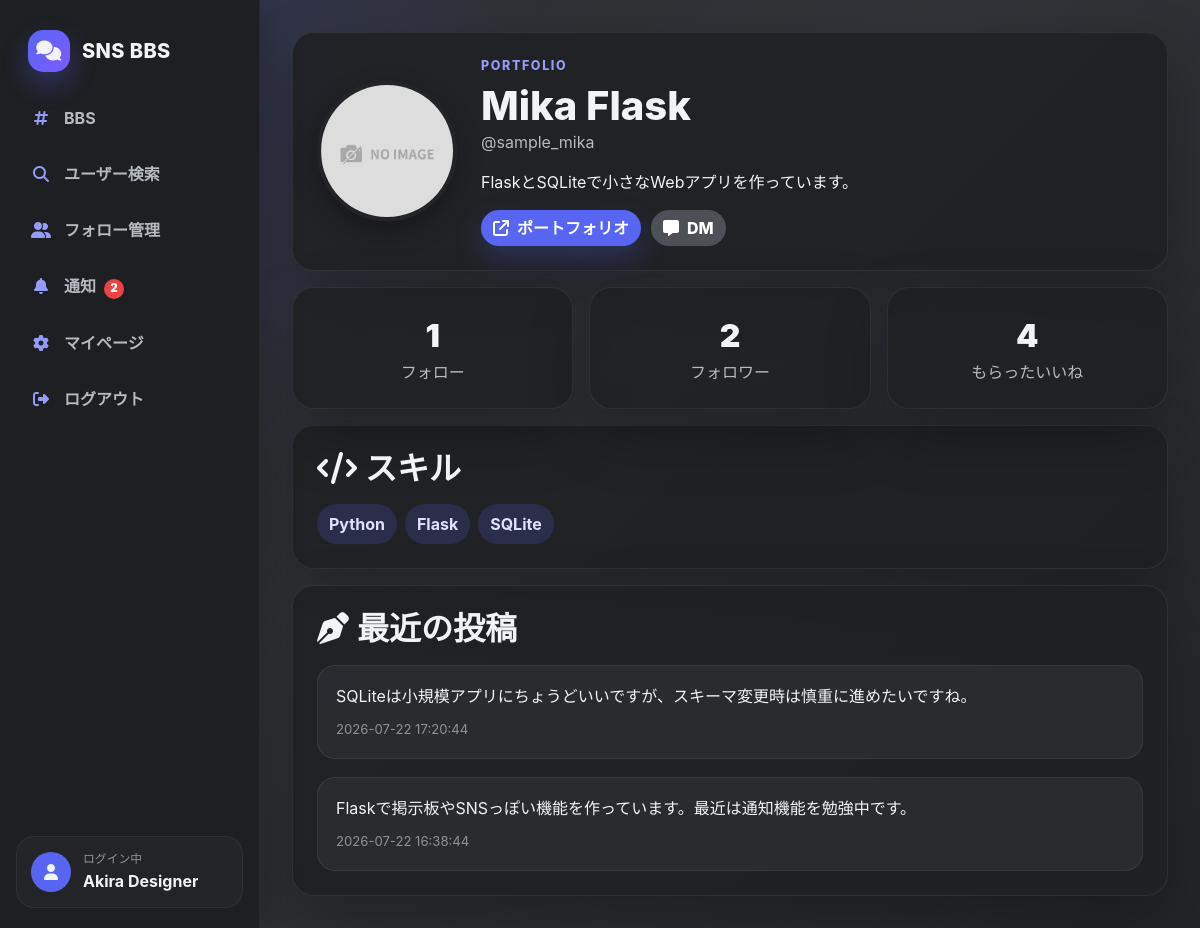
Screenshot of /profile/8 (signed in) with the database file from the repository.
### main/models.py (models this page shows, shortened)
class User(UserMixin, db.Model):
    id = db.Column(db.Integer, primary_key=True)
    username = db.Column(db.Text)
    login_user_id = db.Column(db.String(50), unique=True)
    password = db.Column(db.String(255))
    picture_path = db.Column(db.Text, nullable=True)
    bio = db.Column(db.Text, nullable=True)
    portfolio_url = db.Column(db.Text, nullable=True)
    skills = db.Column(db.Text, nullable=True)

class Entry(db.Model):
    id = db.Column(db.Integer, primary_key=True)
    date = db.Column(db.DateTime, default=datetime.now)
    name = db.Column(db.Text)
    article = db.Column(db.Text)
    thread_id = db.Column(db.Integer, db.ForeignKey('thread.id'), nullable=False)
    send_user_id = db.Column(db.Integer, db.ForeignKey('user.id'))
    likes = db.relationship('EntryLike', backref='entry', lazy=True, cascade='all, delete-orphan')
    replies = db.relationship('EntryReply', backref='entry', lazy=True, cascade='all, delete-orphan')

### main/views.py (the view)
@app.route('/profile/<int:user_id>')
@login_required
def profile(user_id):
    user = User.query.get_or_404(user_id)
    entries = Entry.query.filter_by(send_user_id=user.id).order_by(Entry.date.desc()).limit(10).all()
    likes_count = db.session.query(EntryLike).join(Entry).filter(Entry.send_user_id == user.id).count()
    follow_count = UserRelationship.query.filter_by(from_user_id=user.id).count()
    follower_count = UserRelationship.query.filter_by(to_user_id=user.id).count()
    return render_template(
        'profile.html',
        user=user,
        entries=entries,
        likes_count=likes_count,
        follow_count=follow_count,
        follower_count=follower_count,
        page_title=f'{user.username}のポートフォリオ',
    )

### main/views.py (called while the page is built)
@login_manager.user_loader
def load_user(user_id):
    return User.query.get(int(user_id))

def unread_notification_count():
    if not current_user.is_authenticated:
        return 0
    return Notification.query.filter_by(user_id=current_user.id, is_read=False).count()

@app.context_processor
def inject_notification_count():
    return {'unread_notification_count': unread_notification_count()}

### main/templates/profile.html
{% extends "layout.html" %}
{% from "macros.html" import validate_picture %}
{% block content %}
<section class="portfolio-hero discord-card">
    <div class="portfolio-avatar">{{ validate_picture(user) }}</div>
    <div class="portfolio-info">
        <p class="eyebrow">Portfolio</p>
        <h1>{{ user.username }}</h1>
        <p class="muted-text">@{{ user.login_user_id }}</p>
        <p>{{ user.bio or '自己紹介はまだありません。' }}</p>
        <div class="portfolio-actions">
            {% if user.portfolio_url %}
            <a class="btn btn-primary" href="{{ user.portfolio_url }}" target="_blank" rel="noopener">
                <i class="fa-solid fa-arrow-up-right-from-square me-2"></i>ポートフォリオ
            </a>
            {% endif %}
            {% if user.id != current_user.id %}
            <a class="btn btn-secondary" href="{{ url_for('chat', friend_id=user.id) }}">
                <i class="fa-solid fa-message me-2"></i>DM
            </a>
            {% endif %}
        </div>
    </div>
</section>
<div class="grid-cards mt-3">
    <article class="discord-card stat-card">
        <span>{{ follow_count }}</span>
        <p>フォロー</p>
    </article>
    <article class="discord-card stat-card">
        <span>{{ follower_count }}</span>
        <p>フォロワー</p>
    </article>
    <article class="discord-card stat-card">
        <span>{{ likes_count }}</span>
        <p>もらったいいね</p>
    </article>
</div>
<section class="discord-card mt-3">
    <h2 class="mb-3"><i class="fa-solid fa-code me-2"></i>スキル</h2>
    {% if user.skills %}
    <div class="skill-list">
        {% for skill in user.skills.split(',') %}
        <span>{{ skill.strip() }}</span>
        {% endfor %}
    </div>
    {% else %}
    <div class="empty-state">スキルはまだ登録されていません。</div>
    {% endif %}
</section>
<section class="discord-card mt-3">
    <h2 class="mb-3"><i class="fa-solid fa-pen-nib me-2"></i>最近の投稿</h2>
    {% if entries %}
    <div class="stack">
        {% for entry in entries %}
        <article class="thread-card">
            <p class="mb-2">{{ entry.article }}</p>
            <span class="message-meta">{{ entry.date.replace(microsecond=0) }}</span>
        </article>
        {% endfor %}
    </div>
    {% else %}
    <div class="empty-state">投稿はまだありません。</div>
    {% endif %}
</section>
{% endblock %}

### main/templates/layout.html (shortened to what this page needs)
<!DOCTYPE html>
<html lang="ja">
<head>
    <link href="https://cdn.jsdelivr.net/npm/bootstrap@5.1.3/dist/css/bootstrap.min.css" rel="stylesheet">
    <link rel="stylesheet" href="https://cdnjs.cloudflare.com/ajax/libs/font-awesome/6.7.2/css/all.min.css">
    <link rel="stylesheet" href="{{ url_for('static', filename='css/style.css') }}">
</head>
<body>
    <div class="app-shell">
        <aside class="discord-sidebar">
            <a class="brand" href="{{ url_for('bbs') }}">
                <span class="brand-icon"><i class="fa-solid fa-comments"></i></span>
                <span>SNS BBS</span>
            </a>
            <nav class="side-nav" aria-label="メインメニュー">
                {% if current_user.is_authenticated %}
                <a href="{{ url_for('bbs') }}"><i class="fa-solid fa-hashtag"></i><span>BBS</span></a>
                <a href="{{ url_for('user_search') }}"><i class="fa-solid fa-magnifying-glass"></i><span>ユーザー検索</span></a>
                <a href="{{ url_for('follow_management') }}"><i class="fa-solid fa-user-group"></i><span>フォロー管理</span></a>
                <a href="{{ url_for('notifications') }}"><i class="fa-solid fa-bell"></i><span>通知{% if unread_notification_count %}<b class="nav-badge">{{ unread_notification_count }}</b>{% endif %}</span></a>
                <a href="{{ url_for('setting') }}"><i class="fa-solid fa-gear"></i><span>マイページ</span></a>
                <a href="{{ url_for('logout') }}"><i class="fa-solid fa-right-from-bracket"></i><span>ログアウト</span></a>
                {% else %}
                <a href="{{ url_for('login') }}"><i class="fa-solid fa-right-to-bracket"></i><span>ログイン</span></a>
                <a href="{{ url_for('signup') }}"><i class="fa-solid fa-user-plus"></i><span>新規登録</span></a>
                {% endif %}
            </nav>
            {% if current_user.is_authenticated %}
            <div class="side-profile">
                <div class="avatar-mini"><i class="fa-solid fa-user"></i></div>
                <div>
                    <small>ログイン中</small>
                    <strong>{{ current_user.username }}</strong>
                </div>
            </div>
            {% endif %}
        </aside>
        <main class="content-area">
            {% block content %}{% endblock %}
        </main>
    </div>
    <div class="toast-container position-fixed top-0 end-0 p-3" id="toast-area"></div>
</body>
</html>

### main/static/css/style.css (style rules this page uses)
:root { --bg: #313338; --surface: #2b2d31; --surface-soft: #383a40; --surface-card: #1e1f22; --sidebar: #1e1f22; --sidebar-hover: #35373c; --text: #f2f3f5; --muted: #b5bac1; --muted-dark: #8e9297; --border: #3f4147; --accent: #5865f2; --accent-hover: #4752c4; --green: #23a559; --danger: #ed4245; --shadow: 0 24px 60px rgba(0, 0, 0, .28); --radius-lg: 22px; --radius-md: 14px; }
* { box-sizing: border-box; }
body { min-height: 100vh; margin: 0; background: radial-gradient(circle at top left, rgba(88, 101, 242, .24), transparent 34rem), linear-gradient(135deg, #2b2d31 0%, #313338 45%, #232428 100%); color: var(--text); font-family: "Inter", "Segoe UI", system-ui, -apple-system, BlinkMacSystemFont, sans-serif; }
a { color: #c9cdfb; text-decoration: none; }
.app-shell { display: flex; min-height: 100vh; }
.discord-sidebar { position: fixed; inset: 0 auto 0 0; z-index: 10; display: flex; flex-direction: column; width: 260px; padding: 20px 16px; background: rgba(30, 31, 34, .96); border-right: 1px solid rgba(255, 255, 255, .06); box-shadow: 12px 0 30px rgba(0, 0, 0, .18); }
.brand, .mobile-brand { display: inline-flex; align-items: center; gap: 12px; color: var(--text); font-weight: 800; letter-spacing: .02em; }
.brand { padding: 10px 12px 22px; font-size: 1.25rem; }
.brand-icon { display: grid; place-items: center; width: 42px; height: 42px; border-radius: 15px; background: linear-gradient(135deg, var(--accent), #7c5cff); box-shadow: 0 12px 26px rgba(88, 101, 242, .32); }
.side-nav { display: grid; gap: 8px; }
.side-nav a { display: flex; align-items: center; gap: 12px; padding: 12px 14px; border-radius: var(--radius-md); color: var(--muted); font-weight: 700; transition: .18s ease; }
.nav-badge, .mobile-badge { display: inline-grid; place-items: center; min-width: 20px; height: 20px; margin-left: 8px; padding: 0 6px; border-radius: 999px; background: var(--danger); color: #fff; font-size: .72rem; }
.side-nav i { width: 22px; color: #949cf7; text-align: center; }
.side-profile { display: flex; align-items: center; gap: 12px; margin-top: auto; padding: 14px; border-radius: 18px; background: #232428; border: 1px solid rgba(255, 255, 255, .06); }
.side-profile small { display: block; color: var(--muted-dark); font-size: .74rem; }
.side-profile strong { display: block; max-width: 150px; overflow: hidden; color: var(--text); text-overflow: ellipsis; white-space: nowrap; }
.avatar-mini { display: grid; place-items: center; width: 40px; height: 40px; border-radius: 50%; background: var(--accent); }
.content-area { width: calc(100% - 260px); margin-left: 260px; padding: 32px; }
.eyebrow { margin: 0 0 6px; color: #949cf7; font-size: .78rem; font-weight: 800; letter-spacing: .13em; text-transform: uppercase; }
h1, h2, h3 { margin: 0; color: var(--text); font-weight: 800; }
.lead, .muted-text, label, .form-text { color: var(--muted); }
.discord-card, form, .table-wrap { border: 1px solid rgba(255, 255, 255, .07); border-radius: var(--radius-lg); background: rgba(30, 31, 34, .84); box-shadow: var(--shadow); }
.discord-card, form { padding: 24px; }
.stack { display: grid; gap: 18px; }
.grid-cards { display: grid; grid-template-columns: repeat(auto-fit, minmax(240px, 1fr)); gap: 16px; }
.thread-card, .user-card, .message-card { padding: 18px; border: 1px solid rgba(255, 255, 255, .07); border-radius: 18px; background: rgba(43, 45, 49, .92); transition: transform .18s ease, border-color .18s ease, background .18s ease; }
.btn, button, input[type="submit"] { border: 0; border-radius: 999px !important; font-weight: 800; transition: transform .16s ease, background .16s ease, box-shadow .16s ease; }
.btn-primary, button.btn-primary, input.btn-primary { background: var(--accent) !important; box-shadow: 0 12px 28px rgba(88, 101, 242, .26); }
.btn-secondary { background: #4e5058 !important; }
.message-meta { color: var(--muted-dark); font-size: .82rem; }
.portfolio-hero { display: flex; gap: 24px; align-items: center; }
.portfolio-info { min-width: 0; }
.portfolio-actions { display: flex; flex-wrap: wrap; gap: 10px; margin-top: 16px; }
.stat-card { text-align: center; }
.stat-card span { display: block; color: var(--text); font-size: 2rem; font-weight: 900; }
.stat-card p { margin: 0; color: var(--muted); }
.skill-list { display: flex; flex-wrap: wrap; gap: 8px; }
.skill-list span { padding: 8px 12px; border-radius: 999px; background: rgba(88, 101, 242, .18); color: #dfe1ff; font-weight: 700; }

### rows the page displays
User: username "Akira Designer"
User: username "Mika Flask", login_user_id "sample_mika", bio "FlaskとSQLiteで小さなWebアプリを作っています。"
Entry: article "SQLiteは小規模アプリにちょうどいいですが、スキーマ変更時は慎重に進めたいですね。", date.replace "2026-07-22 17:20:44"
Entry: article "Flaskで掲示板やSNSっぽい機能を作っています。最近は通知機能を勉強中です。", date.replace "2026-07-22 16:38:44"

### other values shown
{{ unread_notification_count }} "2"
{{ follow_count }} "1"
{{ follower_count }} "2"
{{ likes_count }} "4"
{{ skill.strip() }} "Python" "Flask" "SQLite"
